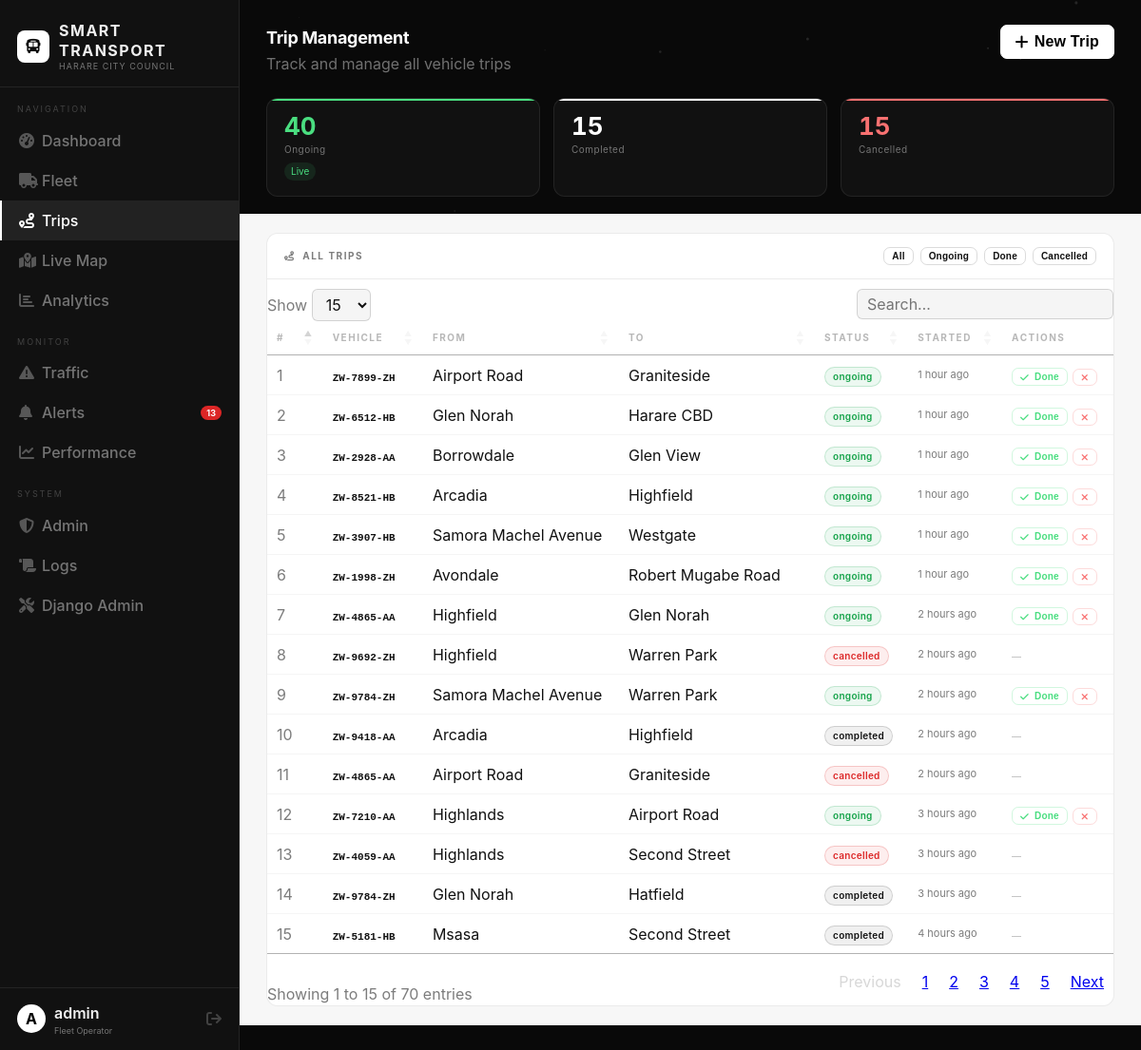
/trips/ (signed in), run on the app's committed database.
### app/models.py (models this page shows, shortened)
class Trip(models.Model):
    STATUS_CHOICES = [
        ('ongoing', 'Ongoing'),
        ('completed', 'Completed'),
        ('cancelled', 'Cancelled'),
    ]
    vehicle = models.ForeignKey(Vehicle, on_delete=models.CASCADE, related_name='trips')
    start_location = models.CharField(max_length=255)
    destination = models.CharField(max_length=255)
    start_lat = models.FloatField()
    start_lng = models.FloatField()
    dest_lat = models.FloatField()
    dest_lng = models.FloatField()
    start_time = models.DateTimeField(default=timezone.now)
    end_time = models.DateTimeField(null=True, blank=True)
    status = models.CharField(max_length=20, choices=STATUS_CHOICES, default='ongoing')
    route = models.ForeignKey('Route', on_delete=models.SET_NULL, null=True, blank=True)
    class Meta:
        ordering = ['-start_time']
        indexes = [
            models.Index(fields=['vehicle', 'status']),
        ]

class Vehicle(models.Model):
    STATUS_CHOICES = [
        ('active', 'Active'),
        ('idle', 'Idle'),
        ('offline', 'Offline'),
    ]
    registration_number = models.CharField(max_length=50, unique=True)
    driver_name = models.CharField(max_length=100)
    status = models.CharField(max_length=10, choices=STATUS_CHOICES, default='idle')
    current_latitude = models.FloatField(null=True, blank=True)
    current_longitude = models.FloatField(null=True, blank=True)
    speed = models.FloatField(default=0)
    last_updated = models.DateTimeField(auto_now=True)
    class Meta:
        ordering = ['registration_number']
        verbose_name_plural = "Vehicles"

### app/views.py (the view)
# urls.py: path('trips/',                           views.trip_list,     name='trip_list'),
@login_required
def trip_list(request):
    trips = Trip.objects.select_related('vehicle', 'route').order_by('-start_time')
    ctx = _base_ctx()
    ctx.update({
        'trips': trips,
        'vehicles': Vehicle.objects.filter(status__in=['active', 'idle']),
        'ongoing_count': trips.filter(status='ongoing').count(),
        'completed_count': trips.filter(status='completed').count(),
        'cancelled_count': trips.filter(status='cancelled').count(),
    })
    return render(request, 'trips.html', ctx)

### app/views.py (called while the page is built)
def _alert_count():
    return Alert.objects.filter(is_active=True).count()

def _base_ctx():
    return {'alert_count': _alert_count()}

### templates/trips.html (shortened to what this page needs)
{% extends "base.html" %}
{% block nav_trips %}active{% endblock %}
{% block content %}
<div class="topbar">
  <div><div class="page-title">Trip Management</div><div class="page-sub">Track and manage all vehicle trips</div></div>
  <button class="btn btn-dark" onclick="openModal('tripModal')"><i class="fa-solid fa-plus"></i> New Trip</button>
</div>
<div class="kpi-grid kpi-grid-3 gap-mb">
  <div class="kpi kpi-dark"><div class="kpi-stripe" style="background:var(--green-light)"></div><div class="kpi-val" style="color:var(--green-light)">{{ ongoing_count|default:0 }}</div><div class="kpi-label">Ongoing</div><span class="kpi-delta delta-up">Live</span></div>
  <div class="kpi kpi-dark"><div class="kpi-stripe" style="background:#fff"></div><div class="kpi-val">{{ completed_count|default:0 }}</div><div class="kpi-label">Completed</div></div>
  <div class="kpi kpi-dark"><div class="kpi-stripe" style="background:var(--red-light)"></div><div class="kpi-val" style="color:var(--red-light)">{{ cancelled_count|default:0 }}</div><div class="kpi-label">Cancelled</div></div>
</div>
<div class="section-white">
  <div class="card-white">
    <div class="card-header">
      <span class="card-title"><i class="fa-solid fa-route"></i> &nbsp;All Trips</span>
      <div style="display:flex;gap:7px">
        <button class="btn btn-outline-light btn-xs f-btn on" onclick="fTrip(this,'all')">All</button>
        <button class="btn btn-outline-light btn-xs f-btn" onclick="fTrip(this,'ongoing')">Ongoing</button>
        <button class="btn btn-outline-light btn-xs f-btn" onclick="fTrip(this,'completed')">Done</button>
        <button class="btn btn-outline-light btn-xs f-btn" onclick="fTrip(this,'cancelled')">Cancelled</button>
      </div>
    </div>
    <div class="card-body-flush dt-light">
      <table id="dt-trips" class="data-table" style="color:var(--text-on-light);width:100%">
        <thead><tr>
          <th style="color:var(--text-on-light-muted)">#</th>
          <th style="color:var(--text-on-light-muted)">Vehicle</th>
          <th style="color:var(--text-on-light-muted)">From</th>
          <th style="color:var(--text-on-light-muted)">To</th>
          <th style="color:var(--text-on-light-muted)">Status</th>
          <th style="color:var(--text-on-light-muted)">Started</th>
          <th style="color:var(--text-on-light-muted)">Actions</th>
        </tr></thead>
        <tbody>
          {% for trip in trips %}
          <tr data-status="{{ trip.status }}">
            <td style="color:var(--text-on-light-dim)">{{ forloop.counter }}</td>
            <td><span style="font-family:'Courier New',monospace;font-size:11px;font-weight:700;color:var(--text-on-light)">{{ trip.vehicle.registration_number }}</span></td>
            <td style="color:var(--text-on-light)">{{ trip.start_location }}</td>
            <td style="color:var(--text-on-light)">{{ trip.destination }}</td>
            <td><span class="badge badge-{% if trip.status == 'ongoing' %}green-light{% elif trip.status == 'completed' %}dark{% else %}red-light{% endif %}">{{ trip.status }}</span></td>
            <td style="color:var(--text-on-light-dim);font-size:11px">{{ trip.start_time|timesince }} ago</td>
            <td>
              {% if trip.status == 'ongoing' %}
              <div style="display:flex;gap:5px">
                <form method="post" action="{% url 'trip_complete' trip.id %}">{% csrf_token %}<button type="submit" class="btn btn-success btn-xs"><i class="fa-solid fa-check"></i> Done</button></form>
                <form method="post" action="{% url 'trip_cancel' trip.id %}" onsubmit="return confirm('Cancel trip?')">{% csrf_token %}<button type="submit" class="btn btn-danger btn-xs"><i class="fa-solid fa-xmark"></i></button></form>
              </div>
              {% else %}<span style="font-size:10px;color:var(--text-on-light-muted)">—</span>{% endif %}
            </td>
          </tr>
          {% empty %}<tr><td colspan="7" style="text-align:center;color:var(--text-on-light-dim);padding:24px">No trips yet.</td></tr>{% endfor %}
        </tbody>
      </table>
    </div>
  </div>
</div>
{% endblock %}

### templates/base.html (shortened to what this page needs)
{% load static %}
<!doctype html>
<html lang="en">
  <head>
    <link
      rel="stylesheet"
      href="https://cdnjs.cloudflare.com/ajax/libs/font-awesome/6.5.0/css/all.min.css"
    />
    <link
      rel="stylesheet"
      href="https://cdn.datatables.net/1.13.7/css/dataTables.bootstrap5.min.css"
    />
    <link
      rel="stylesheet"
      href="https://cdn.datatables.net/buttons/2.4.2/css/buttons.bootstrap5.min.css"
    />
    <link rel="stylesheet" href="https://cdn.datatables.net/1.13.8/css/dataTables.bootstrap5.min.css">
    <link rel="stylesheet" href="https://cdn.datatables.net/1.13.6/css/jquery.dataTables.min.css">
  </head>
  <body>
    <aside class="sidebar">
      <div class="sb-logo">
        <div class="sb-icon"><i class="fa-solid fa-bus"></i></div>
        <div class="sb-name">
          Smart Transport<small>Harare City Council</small>
        </div>
      </div>
      <div class="sb-section">Navigation</div>
      <a
        href="{% url 'home' %}"
        class="sb-link {% block nav_home %}{% endblock %}"
        ><i class="fa-solid fa-gauge-high"></i> Dashboard</a
      >
      <a
        href="{% url 'fleet_list' %}"
        class="sb-link {% block nav_fleet %}{% endblock %}"
        ><i class="fa-solid fa-truck"></i> Fleet</a
      >
      <a
        href="{% url 'trip_list' %}"
        class="sb-link {% block nav_trips %}{% endblock %}"
        ><i class="fa-solid fa-route"></i> Trips</a
      >
      <a
        href="{% url 'map_view' %}"
        class="sb-link {% block nav_map %}{% endblock %}"
        ><i class="fa-solid fa-map-location-dot"></i> Live Map</a
      >
      <a
        href="{% url 'analytics_view' %}"
        class="sb-link {% block nav_analytics %}{% endblock %}"
        ><i class="fa-solid fa-chart-bar"></i> Analytics</a
      >
      <div class="sb-section">Monitor</div>
      <a
        href="{% url 'traffic_list' %}"
        class="sb-link {% block nav_traffic %}{% endblock %}"
        ><i class="fa-solid fa-triangle-exclamation"></i> Traffic</a
      >
      <a
        href="{% url 'alert_list' %}"
        class="sb-link {% block nav_alerts %}{% endblock %}"
        ><i class="fa-solid fa-bell"></i> Alerts {% if alert_count %}<span
          class="sb-badge"
          >{{ alert_count }}</span
        >{% endif %}</a
      >
      <a
        href="{% url 'metrics_view' %}"
        class="sb-link {% block nav_metrics %}{% endblock %}"
        ><i class="fa-solid fa-chart-line"></i> Performance</a
      >
      <div class="sb-section">System</div>
      {% if request.user.is_staff %}
      <a
        href="{% url 'admin_dashboard' %}"
        class="sb-link {% block nav_admin %}{% endblock %}"
        ><i class="fa-solid fa-shield-halved"></i> Admin</a
      >
      <a
        href="{% url 'site_logs' %}"
        class="sb-link {% block nav_logs %}{% endblock %}"
        ><i class="fa-solid fa-scroll"></i> Logs</a
      >
      {% endif %}
      <a href="/admin/" class="sb-link"
        ><i class="fa-solid fa-screwdriver-wrench"></i> Django Admin</a
      >
      <div class="sb-footer">
        <div class="sb-av">
          {{ request.user.username|first|upper|default:"A" }}
        </div>
        <div>
          <div class="sb-uname">
            {{ request.user.get_full_name|default:request.user.username }}
          </div>
          <div class="sb-urole">Fleet Operator</div>
        </div>
        <a href="{% url 'logout' %}" class="sb-logout" title="Logout"
          ><i class="fa-solid fa-arrow-right-from-bracket"></i
        ></a>
      </div>
    </aside>
    <div class="main">
      <div class="main-scroll">
         {% block content %}{% endblock %}
      </div>
    </div>
  </body>
</html>

### data on the page
Trip: vehicle.registration_number "ZW-7899-ZH", start_location "Airport Road", destination "Graniteside", status "ongoing", start_time "1 hour", shows "Done"
Trip: vehicle.registration_number "ZW-6512-HB", start_location "Glen Norah", destination "Harare CBD", status "ongoing", start_time "1 hour", shows "Done"
Trip: vehicle.registration_number "ZW-2928-AA", start_location "Borrowdale", destination "Glen View", status "ongoing", start_time "1 hour", shows "Done"
Trip: vehicle.registration_number "ZW-8521-HB", start_location "Arcadia", destination "Highfield", status "ongoing", start_time "1 hour", shows "Done"
Trip: vehicle.registration_number "ZW-3907-HB", start_location "Samora Machel Avenue", destination "Westgate", status "ongoing", start_time "1 hour", shows "Done"
Trip: vehicle.registration_number "ZW-1998-ZH", start_location "Avondale", destination "Robert Mugabe Road", status "ongoing", start_time "1 hour", shows "Done"
Trip: vehicle.registration_number "ZW-4865-AA", start_location "Highfield", destination "Glen Norah", status "ongoing", start_time "2 hours", shows "Done"
Trip: vehicle.registration_number "ZW-9692-ZH", start_location "Highfield", destination "Warren Park", status "cancelled", start_time "2 hours"
Trip: vehicle.registration_number "ZW-9784-ZH", start_location "Samora Machel Avenue", destination "Warren Park", status "ongoing", start_time "2 hours", shows "Done"
Trip: vehicle.registration_number "ZW-9418-AA", start_location "Arcadia", destination "Highfield", status "completed", start_time "2 hours"
Trip: vehicle.registration_number "ZW-4865-AA", start_location "Airport Road", destination "Graniteside", status "cancelled", start_time "2 hours"
Trip: vehicle.registration_number "ZW-7210-AA", start_location "Highlands", destination "Airport Road", status "ongoing", start_time "3 hours", shows "Done"
Trip: vehicle.registration_number "ZW-4059-AA", start_location "Highlands", destination "Second Street", status "cancelled", start_time "3 hours"
Trip: vehicle.registration_number "ZW-9784-ZH", start_location "Glen Norah", destination "Hatfield", status "completed", start_time "3 hours"
Trip: vehicle.registration_number "ZW-5181-HB", start_location "Msasa", destination "Second Street", status "completed", start_time "4 hours"

### other printed values
{{ alert_count }} "13"
{{ request.user.username|first|upper|default:"A" }} "A"
{{ request.user.get_full_name|default:request.user.username }} "admin"
{{ ongoing_count|default:0 }} "40"
{{ completed_count|default:0 }} "15"
{{ cancelled_count|default:0 }} "15"
